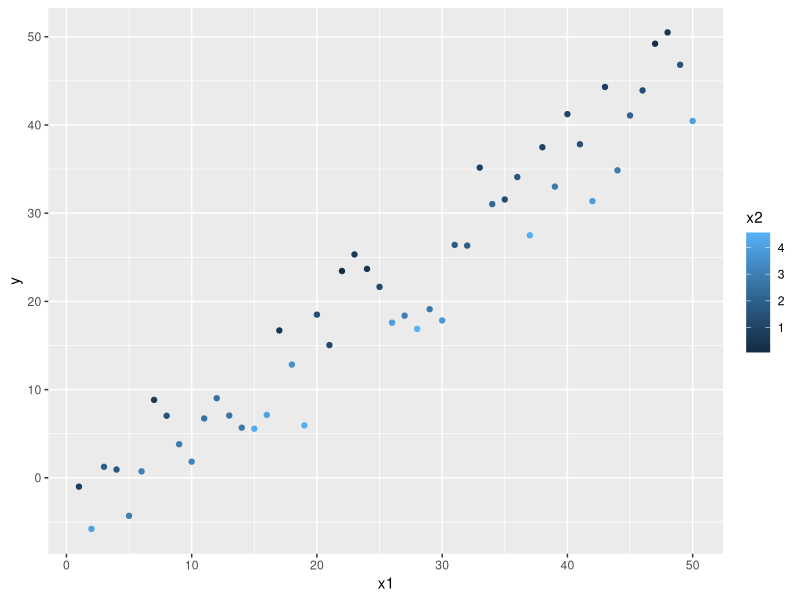

Source code (R): (Note: this script raises an error after producing the figure.)
library(ggplot2)
library(glmmTMB)

set.seed(3)

# A linear function model with normal errors:
N <- 50  
x1 <- 1:N # Define inputs
x2 <- runif(N, 0, 5)
a <- 2; b1 <- 1; b2 <- -3 # Set parameters
y_det <- a + b1*x1 +b2*x2 # Compute signal part of output
y <- rnorm(N, mean = y_det, sd = 2) # Create noise around the signal
data1 <- data.frame(x1=x1, x2=x2, y=y)
ggplot(data1, aes(x1,y, color=x2))+
  geom_point()
write.csv(data1, file = "06Simulation/data1.csv")

# An exponential function model with poisson errors:
N <- 50  
x1 <- runif(N, min = 0, max = 5) # Define inputs
k <- 5 # Set parameters
x2 <- sample(c(0,1), N, replace = TRUE) # Define inputs
a <- 3; b1 <- -0.2; b2 <- 0.5  # parameters depend on input
y_det <- exp(a+b1*x1+b2*x2) # Compute signal part of output
y <- rpois(N, lambda = y_det) # Create noise
data2 <- data.frame(x1=x1,y=y,x2=factor(x2))
ggplot(data2, aes(x1,y, color=x2))+
  geom_point() #+ 
  geom_function(fun = function(x) (20)/(1+x), aes(color="0")) +
  geom_function(fun = function(x) (10)/(2+x), aes(color="1"))
  
glm2 <- glm(y~x1+x2, data = data2, family = poisson())  
summary(glm2)

write.csv(data2, file = "06Simulation/data2.csv")


# A binary categorical output

N <- 50  
x1 <- runif(N, min = 0, max = 5) # Define inputs
x2 <- sample(c(0,1), N, replace = TRUE) # Define inputs
a <- -5; b1 <- 3; b2 <- -2 # parameters depend on input
y_det <- plogis(a+b1*x1+b2*x2) # Compute signal part of output
y <- rbinom(N, size = 1, prob = y_det) # Create noise
data3 <- data.frame(x1=x1,x2=factor(x2),y=y)
ggplot(data3, aes(x1,y, color=x2))+
  geom_point()+
  geom_line(aes(y=y_det))

write.csv(data3, file = "06Simulation/data3.csv")


# lots of variables

N <- 50  
x1 <- runif(N, min = 0, max = 2) # Define inputs
x2 <- runif(N, min = 0, max = 2) # Define inputs
x3 <- runif(N, min = 0, max = 2) # Define inputs
x4 <- runif(N, min = 0, max = 2) # Define inputs
x5 <- runif(N, min = 0, max = 2) # Define inputs
x6 <- runif(N, min = 0, max = 2) # Define inputs

a <- 2; b1 <- 3; b2 <- 1; b3 <- 1.5; b4 <- 2; b5 <- -2; b6 <- 0 # parameters depend on input
y_det <- a+b1*x1+b2*x2+b3*x3+b4*x4+b5*x5+b6*x6 # Compute signal part of output
y <- rnorm(N, mean = y_det, sd=3) # Create noise
data4 <- data.frame(x1=x1, x2=x2, x3=x3,x4=x4,x5=x5,x6=x6,y=y)
ggplot(data4, aes(x1,y))+
  geom_point()
ggplot(data4, aes(x2,y))+
  geom_point()
ggplot(data4, aes(x3,y))+
  geom_point()
ggplot(data4, aes(x4,y))+
  geom_point()
ggplot(data4, aes(x5,y))+
  geom_point()
ggplot(data4, aes(x6,y))+
  geom_point()
lm4 <- lm(y~x1+x2+x3+x4+x5+x6, data=data4)
summary(lm4)

write.csv(data4, file = "06Simulation/data4.csv")


# lots of variables, nbinom

N <- 50  
x1 <- runif(N, min = 0, max = 2) # Define inputs
x2 <- runif(N, min = 0, max = 2) # Define inputs
x3 <- runif(N, min = 0, max = 2) # Define inputs
x4 <- runif(N, min = 0, max = 2) # Define inputs
x5 <- runif(N, min = 0, max = 2) # Define inputs
x6 <- runif(N, min = 0, max = 2) # Define inputs

k <- 2 # Set parameters

a <- 2; b1 <- 0.3; b2 <- 1; b3 <- 1.3; b4 <- 2; b5 <- -2; b6 <- 0 # parameters depend on input
y_det <- exp(a+b1*x1+b2*x2+b3*x3+b4*x4+b5*x5+b6*x6) # Compute signal part of output
y <- rnbinom(N, mu = y_det, size = k) # Create noise
data5 <- data.frame(x1=x1, x2=x2, x3=x3,x4=x4,x5=x5,x6=x6,y=y)
ggplot(data5, aes(x1,y))+
  geom_point()
ggplot(data5, aes(x2,y))+
  geom_point()
ggplot(data5, aes(x3,y))+
  geom_point()
ggplot(data5, aes(x4,y))+
  geom_point()
ggplot(data5, aes(x5,y))+
  geom_point()
ggplot(data5, aes(x6,y))+
  geom_point()
glm5 <- glmmTMB(y~x1+x2+x3+x4+x5+x6, data=data5, family = nbinom2)
summary(glm5)

write.csv(data5, file = "06Simulation/data5.csv")


# lots of variables, interactions

N <- 50  
x1 <- runif(N, min = 0, max = 2) # Define inputs
x2 <- runif(N, min = 0, max = 2) # Define inputs
x3 <- runif(N, min = 0, max = 2) # Define inputs
x4 <- runif(N, min = 0, max = 2) # Define inputs
x5 <- runif(N, min = 0, max = 2) # Define inputs
x6 <- runif(N, min = 0, max = 2) # Define inputs

a <- 2; b1 <- 3; b2 <- 1; b3 <- 1.5; b4 <- 2; b5 <- -2; b6 <- 0 # parameters depend on input
b12 <- -2; b13 <- 1
y_det <- a+b1*x1+b2*x2+b3*x3+b4*x4+b5*x5+b6*x6+b12*x1*x2+b13*x1*x3 # Compute signal part of output
y <- rnorm(N, mean = y_det, sd=3) # Create noise
data6 <- data.frame(x1=x1, x2=x2, x3=x3,x4=x4,x5=x5,x6=x6,y=y)
ggplot(data6, aes(x1,y))+
  geom_point()
ggplot(data6, aes(x2,y))+
  geom_point()
ggplot(data6, aes(x3,y))+
  geom_point()
ggplot(data6, aes(x4,y))+
  geom_point()
ggplot(data6, aes(x5,y))+
  geom_point()
ggplot(data6, aes(x6,y))+
  geom_point()
lm4 <- lm(y~x1+x2+x3+x4+x5+x6, data=data4)
summary(lm4)

write.csv(data6, file = "06Simulation/data6.csv")
